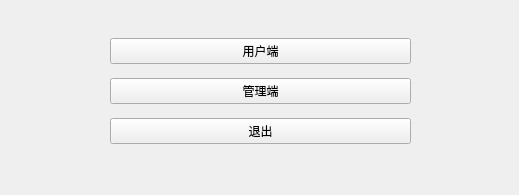
<?xml version="1.0" encoding="UTF-8"?>
<ui version="4.0">
 <class>Form</class>
 <widget class="QWidget" name="Form">
  <property name="geometry">
   <rect>
    <x>0</x>
    <y>0</y>
    <width>519</width>
    <height>195</height>
   </rect>
  </property>
  <property name="windowTitle">
   <string>Form</string>
  </property>
  <widget class="QWidget" name="verticalLayoutWidget">
   <property name="geometry">
    <rect>
     <x>110</x>
     <y>30</y>
     <width>301</width>
     <height>122</height>
    </rect>
   </property>
   <layout class="QVBoxLayout" name="verticalLayout">
    <item>
     <widget class="QPushButton" name="pushButton">
      <property name="text">
       <string>用户端</string>
      </property>
     </widget>
    </item>
    <item>
     <widget class="QPushButton" name="pushButton_2">
      <property name="text">
       <string>管理端</string>
      </property>
     </widget>
    </item>
    <item>
     <widget class="QPushButton" name="pushButton_3">
      <property name="text">
       <string>退出</string>
      </property>
     </widget>
    </item>
   </layout>
  </widget>
 </widget>
 <resources/>
 <connections/>
</ui>
